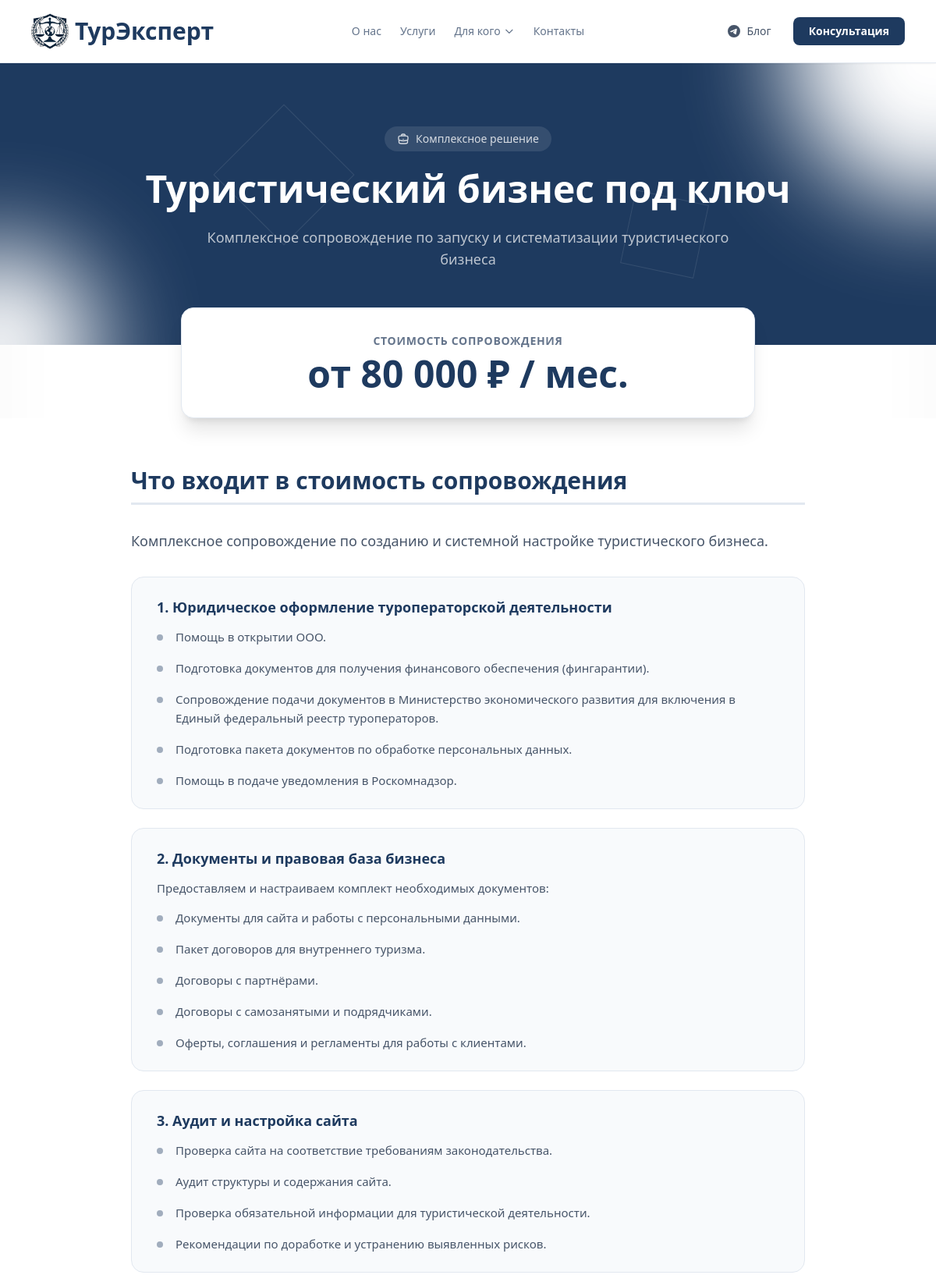
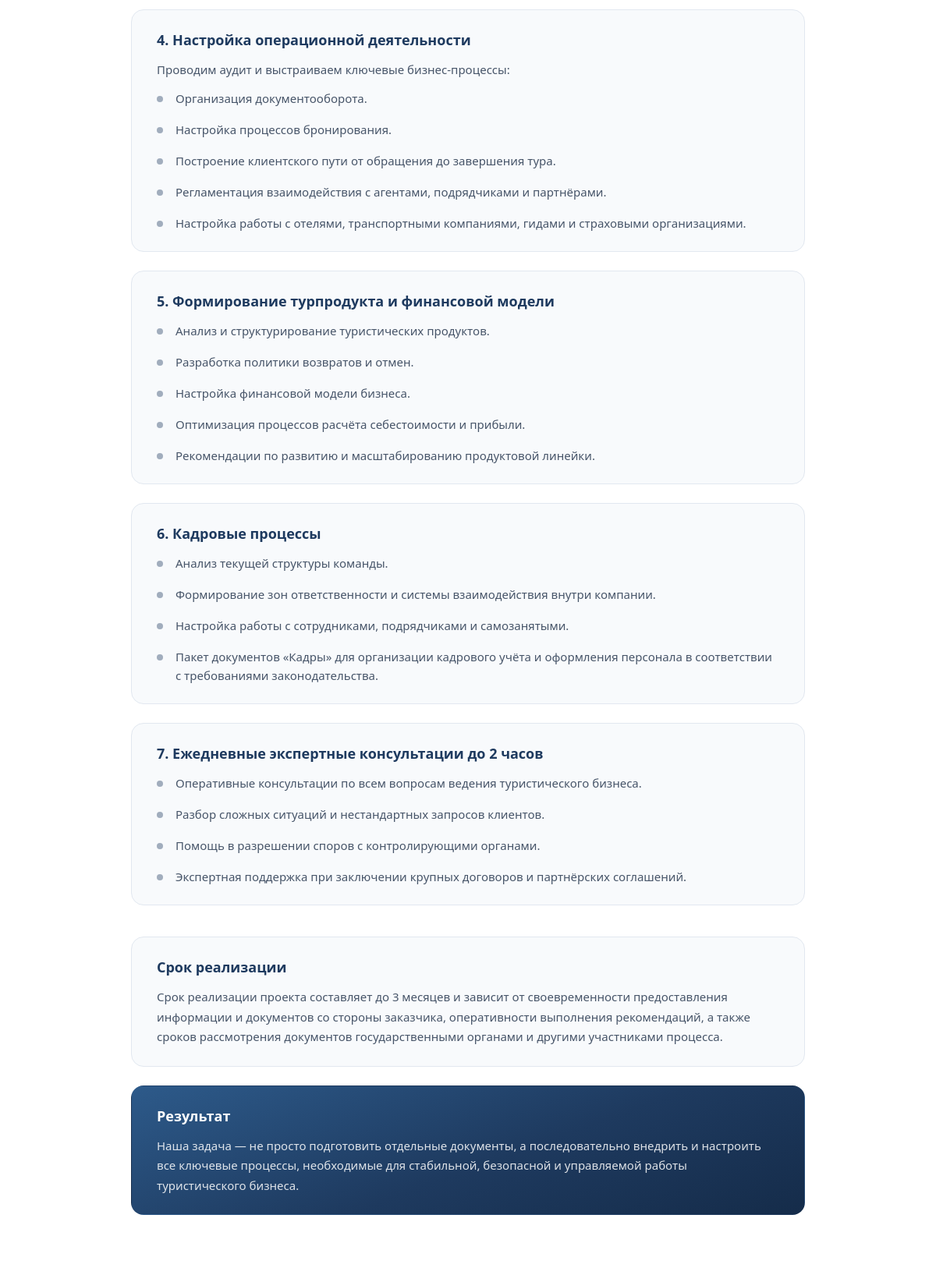
Page /info/turisticheskiy-biznes-pod-klyuch/ (upper part) on the committed database (2 pictures, top to bottom).
### core/models.py (models this page shows, shortened)
class InfoPage(models.Model):
    slug = models.SlugField("URL (slug)", unique=True, allow_unicode=True)
    title = models.CharField("Заголовок", max_length=200)
    subtitle = models.CharField("Подзаголовок", max_length=300, blank=True)
    price_display = models.CharField("Цена (текст)", max_length=100, blank=True)
    badge_text = models.CharField("Текст бейджа", max_length=100, blank=True, default='Комплексное решение')
    cta_title = models.CharField("Заголовок CTA", max_length=200, blank=True, default='Готовы начать?')
    cta_text = models.CharField("Текст CTA", max_length=400, blank=True, default='Первая консультация 15 минут — бесплатно. Разберём вашу ситуацию и предложим оптимальное решение.')
    content = models.TextField("Содержимое (HTML)")
    is_published = models.BooleanField("Опубликована", default=False)
    order = models.PositiveIntegerField("Порядок", default=0)
    class Meta:
        verbose_name = "Информационная страница"
        verbose_name_plural = "Информационные страницы"
        ordering = ['order']

### core/views.py (the view)
# urls.py: path('info/<slug:slug>/', views.info_page, name='info_page'),
def info_page(request, slug):
    page = get_object_or_404(InfoPage, slug=slug, is_published=True)
    return render(request, 'core/info_page.html', {'page': page})

### core/templates/core/info_page.html (shortened to what this page needs)
{% extends 'base.html' %}
{% load static %}
{% block content %}
<section class="relative overflow-hidden bg-[#1e3a5f] py-24">
    <div class="absolute inset-0">
        <div class="absolute top-0 right-0 w-96 h-96 bg-white rounded-full blur-3xl -translate-y-1/2 translate-x-1/2"></div>
        <div class="absolute bottom-0 left-0 w-64 h-64 bg-white rounded-full blur-3xl translate-y-1/2 -translate-x-1/2"></div>
        <div class="absolute top-1/4 left-1/4 w-32 h-32 border border-white/10 rotate-45"></div>
        <div class="absolute bottom-1/4 right-1/4 w-24 h-24 border border-white/10 rotate-12"></div>
    </div>
    <div class="relative max-w-4xl mx-auto px-4 text-center">
        {% if page.badge_text %}
        <div class="inline-flex items-center gap-2 bg-white/10 text-white/80 text-sm px-4 py-1.5 rounded-full mb-6">
            {{ page.badge_text }}
        </div>
        {% endif %}
        <h1 class="text-4xl md:text-5xl font-bold text-white mb-6 leading-tight">{{ page.title }}</h1>
        {% if page.subtitle %}
        <p class="text-white/70 text-lg max-w-2xl mx-auto">{{ page.subtitle }}</p>
        {% endif %}
    </div>
</section>
{% if page.price_display %}
<section class="relative -mt-12 z-10">
    <div class="max-w-3xl mx-auto px-4">
        <div class="bg-white rounded-2xl shadow-xl border border-slate-200 p-8 text-center">
            <p class="text-sm text-slate-500 uppercase tracking-wider font-semibold mb-2">Стоимость сопровождения</p>
            <p class="text-4xl md:text-5xl font-bold text-[#1e3a5f]">{{ page.price_display }}</p>
        </div>
    </div>
</section>
{% endif %}
<section class="py-16 bg-white">
    <div class="max-w-4xl mx-auto px-4">
        <div class="prose-custom">
            {{ page.content|safe }}
        </div>
    </div>
</section>
{% endblock %}

### theme/templates/base.html (style rules this page uses)
html { scroll-behavior: smooth; scroll-padding-top: 80px; }
* { -webkit-font-smoothing: antialiased; -moz-osx-font-smoothing: grayscale; }
body { box-shadow: inset 0 0 100px rgba(0,0,0,0.03); }
.rounded-xl { border-radius: 13px; }
.rounded-2xl { border-radius: 17px; }

### core/templates/core/info_page.html (style rules this page uses)
.prose-custom h2 { font-size: 1.875rem; font-weight: 800; color: #1e3a5f; margin-bottom: 2rem; margin-top: 3rem; padding-bottom: 0.75rem; border-bottom: 3px solid #e2e8f0; }
.prose-custom h2:first-child { margin-top: 0; }
.prose-custom h3 { font-size: 1.125rem; font-weight: 700; color: #1e3a5f; margin-bottom: 0.75rem; display: flex; align-items: flex-start; gap: 0.5rem; }
.prose-custom > div { background: #f8fafc; border: 1px solid #e2e8f0; border-radius: 1rem; padding: 1.5rem 2rem; margin-bottom: 1.5rem; transition: box-shadow 0.2s; }
.prose-custom ul { list-style: none; padding: 0; margin: 0; display: flex; flex-direction: column; gap: 0.5rem; }
.prose-custom ul li { position: relative; padding-left: 1.5rem; color: #475569; font-size: 0.9375rem; line-height: 1.6; }
.prose-custom ul li::before { content: ''; position: absolute; left: 0; top: 0.6em; width: 8px; height: 8px; background: #1e3a5f; border-radius: 50%; opacity: 0.4; flex-shrink: 0; }
.prose-custom > div:last-child { background: linear-gradient(160deg, #2d5a8a 0%, #1e3a5f 55%, #152c4a 100%); border-color: transparent; }
.prose-custom > div:last-child h3 { color: white; }
.prose-custom > div:last-child p { color: rgba(255,255,255,0.85); }
.prose-custom > div p { color: #475569; font-size: 0.9375rem; line-height: 1.7; }
.prose-custom > div p:last-child { margin-bottom: 0; }

### rows in the picture
InfoPage: badge_text "Комплексное решение", title "Туристический бизнес под ключ", subtitle "Комплексное сопровождение по запуску и систематизации туристического бизнеса", price_display "от 80 000 ₽ / мес.", content "Что входит в стоимость сопровождения Комплексное сопровождение по созданию и системной настройке туристического бизнеса. 1. Юридическое оформление туроператорской деятельности Помощь в открытии ООО. Подготовка документов для получения финансового обеспечения (фингарантии). Сопровождение подачи документов в Министерство экономического развития для включения в Единый федеральный реестр туроператоров. Подготовка пакета документов по обработке персональных данных. Помощь в подаче уведомления в Роскомнадзор. 2. Документы и правовая база бизнеса Предоставляем и настраиваем комплект необходимых документов: Документы для сайта и работы с персональными данными. Пакет договоров для внутреннего…"
